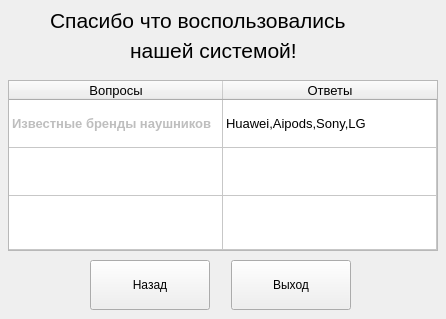
<?xml version="1.0" encoding="UTF-8"?>
<ui version="4.0">
 <class>MainWindow</class>
 <widget class="QMainWindow" name="MainWindow">
  <property name="geometry">
   <rect>
    <x>0</x>
    <y>0</y>
    <width>446</width>
    <height>319</height>
   </rect>
  </property>
  <property name="minimumSize">
   <size>
    <width>446</width>
    <height>319</height>
   </size>
  </property>
  <property name="maximumSize">
   <size>
    <width>446</width>
    <height>319</height>
   </size>
  </property>
  <property name="windowTitle">
   <string>MainWindow</string>
  </property>
  <widget class="QWidget" name="centralwidget">
   <widget class="QLabel" name="label">
    <property name="geometry">
     <rect>
      <x>50</x>
      <y>0</y>
      <width>351</width>
      <height>41</height>
     </rect>
    </property>
    <property name="font">
     <font>
      <family>Segoe UI</family>
      <pointsize>16</pointsize>
     </font>
    </property>
    <property name="text">
     <string>Спасибо что воспользовались</string>
    </property>
   </widget>
   <widget class="QLabel" name="label_2">
    <property name="geometry">
     <rect>
      <x>130</x>
      <y>30</y>
      <width>211</width>
      <height>41</height>
     </rect>
    </property>
    <property name="font">
     <font>
      <family>Segoe UI</family>
      <pointsize>16</pointsize>
     </font>
    </property>
    <property name="text">
     <string>нашей системой!</string>
    </property>
   </widget>
   <widget class="QTableWidget" name="tableWidget">
    <property name="geometry">
     <rect>
      <x>8</x>
      <y>80</y>
      <width>430</width>
      <height>171</height>
     </rect>
    </property>
    <property name="minimumSize">
     <size>
      <width>430</width>
      <height>0</height>
     </size>
    </property>
    <property name="maximumSize">
     <size>
      <width>430</width>
      <height>500</height>
     </size>
    </property>
    <property name="font">
     <font>
      <pointsize>10</pointsize>
     </font>
    </property>
    <property name="dragDropOverwriteMode">
     <bool>false</bool>
    </property>
    <property name="wordWrap">
     <bool>true</bool>
    </property>
    <property name="rowCount">
     <number>3</number>
    </property>
    <property name="columnCount">
     <number>2</number>
    </property>
    <attribute name="horizontalHeaderVisible">
     <bool>true</bool>
    </attribute>
    <attribute name="horizontalHeaderCascadingSectionResizes">
     <bool>false</bool>
    </attribute>
    <attribute name="horizontalHeaderDefaultSectionSize">
     <number>214</number>
    </attribute>
    <attribute name="horizontalHeaderHighlightSections">
     <bool>false</bool>
    </attribute>
    <attribute name="horizontalHeaderMinimumSectionSize">
     <number>45</number>
    </attribute>
    <attribute name="horizontalHeaderShowSortIndicator" stdset="0">
     <bool>false</bool>
    </attribute>
    <attribute name="horizontalHeaderStretchLastSection">
     <bool>false</bool>
    </attribute>
    <attribute name="verticalHeaderVisible">
     <bool>false</bool>
    </attribute>
    <attribute name="verticalHeaderCascadingSectionResizes">
     <bool>false</bool>
    </attribute>
    <attribute name="verticalHeaderDefaultSectionSize">
     <number>48</number>
    </attribute>
    <attribute name="verticalHeaderMinimumSectionSize">
     <number>30</number>
    </attribute>
    <attribute name="verticalHeaderStretchLastSection">
     <bool>true</bool>
    </attribute>
    <row>
     <property name="text">
      <string/>
     </property>
    </row>
    <row>
     <property name="text">
      <string/>
     </property>
    </row>
    <row/>
    <column>
     <property name="text">
      <string>Вопросы</string>
     </property>
    </column>
    <column>
     <property name="text">
      <string>Ответы</string>
     </property>
    </column>
    <item row="0" column="0">
     <property name="text">
      <string>Известные бренды наушников</string>
     </property>
     <property name="font">
      <font>
       <weight>75</weight>
       <bold>true</bold>
       <kerning>true</kerning>
      </font>
     </property>
     <property name="flags">
      <set>ItemIsUserCheckable</set>
     </property>
    </item>
    <item row="0" column="1">
     <property name="text">
      <string>Huawei,Aipods,Sony,LG</string>
     </property>
    </item>
   </widget>
   <widget class="QPushButton" name="btn_back">
    <property name="geometry">
     <rect>
      <x>90</x>
      <y>260</y>
      <width>120</width>
      <height>50</height>
     </rect>
    </property>
    <property name="font">
     <font>
      <family>Segoe UI</family>
     </font>
    </property>
    <property name="text">
     <string>Назад</string>
    </property>
   </widget>
   <widget class="QPushButton" name="btn_exit">
    <property name="geometry">
     <rect>
      <x>231</x>
      <y>260</y>
      <width>120</width>
      <height>50</height>
     </rect>
    </property>
    <property name="font">
     <font>
      <family>Segoe UI</family>
     </font>
    </property>
    <property name="text">
     <string>Выход</string>
    </property>
   </widget>
  </widget>
 </widget>
 <resources/>
 <connections/>
</ui>
